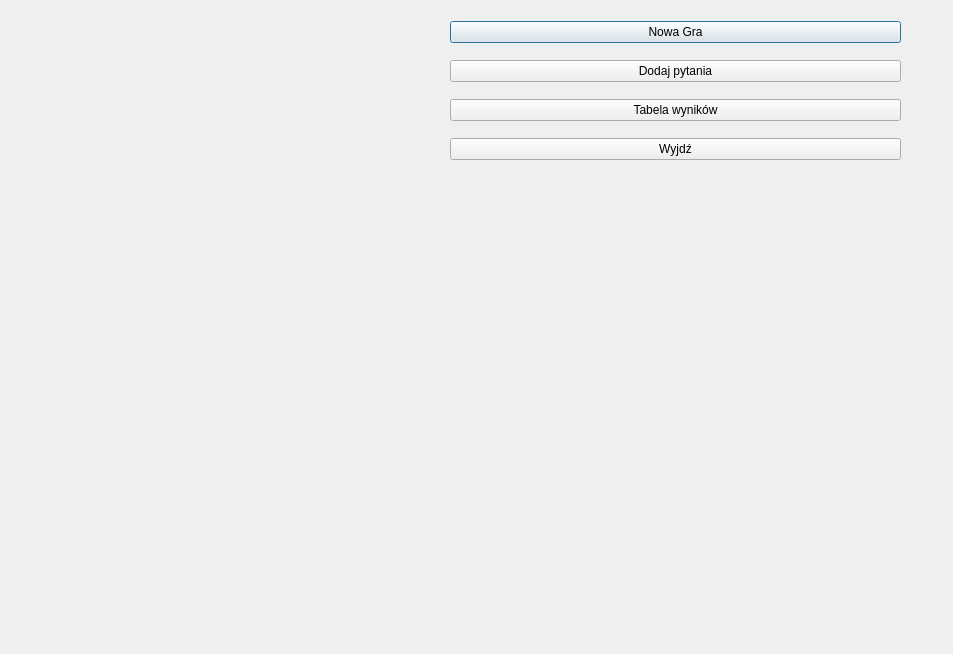
<?xml version="1.0" encoding="UTF-8"?>
<ui version="4.0">
 <class>MainMenu</class>
 <widget class="QDialog" name="MainMenu">
  <property name="geometry">
   <rect>
    <x>0</x>
    <y>0</y>
    <width>953</width>
    <height>654</height>
   </rect>
  </property>
  <property name="windowTitle">
   <string>Dialog</string>
  </property>
  <property name="styleSheet">
   <string notr="true">background-image: url(&quot;C:/Users/R/Documents/MPIW PROJEKT/projekt_python/PythonProject1/resources/Milionerzy_tło..jpg&quot;);
background-repeat: no-repeat;
background-position: center;
</string>
  </property>
  <widget class="QWidget" name="verticalLayoutWidget">
   <property name="geometry">
    <rect>
     <x>450</x>
     <y>10</y>
     <width>451</width>
     <height>161</height>
    </rect>
   </property>
   <layout class="QVBoxLayout" name="verticalLayout">
    <item>
     <widget class="QPushButton" name="Nowa_gra">
      <property name="text">
       <string>Nowa Gra</string>
      </property>
     </widget>
    </item>
    <item>
     <widget class="QPushButton" name="Dodaj_pytania">
      <property name="text">
       <string>Dodaj pytania</string>
      </property>
     </widget>
    </item>
    <item>
     <widget class="QPushButton" name="Tabela_wynikow">
      <property name="text">
       <string>Tabela wyników</string>
      </property>
     </widget>
    </item>
    <item>
     <widget class="QPushButton" name="Wyjdz">
      <property name="text">
       <string>Wyjdź</string>
      </property>
     </widget>
    </item>
   </layout>
  </widget>
 </widget>
 <resources>
  <include location="resources.qrc"/>
 </resources>
 <connections/>
</ui>
